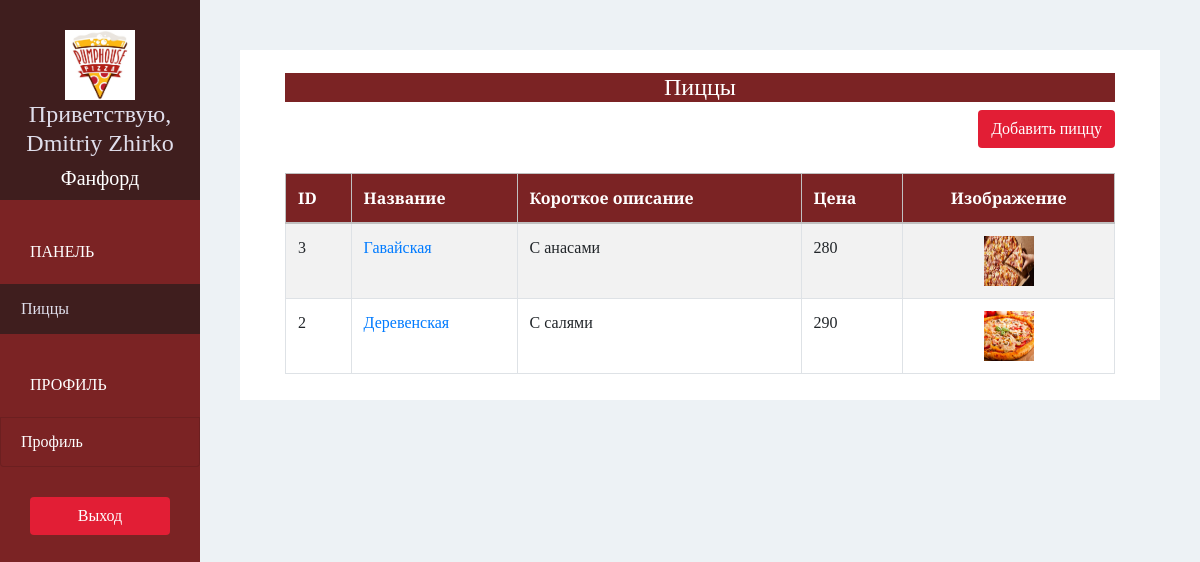
Screenshot of /pizzashop/pizza/ (signed in) with the database file from the repository.
### pizzashop/models.py (models this page shows, shortened)
class PizzaShop(models.Model):
    owner = models.OneToOneField(User, on_delete=models.CASCADE, related_name='pizzashop')
    name = models.CharField(max_length=30, verbose_name='Имя')
    phone = models.CharField(max_length=30, verbose_name='Телефон')
    address = models.CharField(max_length=30, verbose_name='Адрес')
    logo = models.ImageField(upload_to='pizzashop_logo/', blank=False, verbose_name='Логотип:')

class Pizza(models.Model):
    pizzashop = models.ForeignKey(PizzaShop, on_delete=models.CASCADE)
    name = models.CharField(max_length=30,)
    short_description = models.CharField(max_length=100)
    image = models.ImageField(upload_to='pizza_imsges/', blank=False)
    price = models.IntegerField(default=0)

### pizzashop/views.py (the view)
# urls.py: re_path(r'^pizzashop/pizza/$', views.pizzashop_pizza, name='pizzashop-pizza'),
@login_required(login_url='/pizzashop/sign-in/')
def pizzashop_pizza(request):
    pizzas = Pizza.objects.filter(pizzashop=request.user.pizzashop).order_by('-id')
    return render(request, 'pizzashop/pizza.html', context={'pizzas': pizzas})

### pizzashop/templates/pizzashop/pizza.html
{% extends 'pizzashop/base.html' %}
{% block page %}
<div class="my-container">
    <div class="container">
        <div class="row margin-0">
            <div class="col-lg-12" >
                <div class="panel">
                    <div class="panel-heading bg-ruby">
                        <h4 class="panel-title text-center text-white">
                            Пиццы
                        </h4>
                    </div>
                    <div class="panel-body ">
                        <div class="text-right">
                            <a href="{% url 'pizzashop-add-pizza' %}" class="btn btn-red">Добавить пиццу</a>
                        </div>
                    </div>
                </div>
            </div>
            <div class="col-lg-12" id="pizzas">
                <table class="table table-bordered table-hover table-striped">
                    <thead>
                    <tr class="bg-ruby text-white">
                        <th>ID</th>
                        <th>Название</th>
                        <th>Короткое описание</th>
                        <th>Цена</th>
                        <th class="text-center">Изображение</th>
                    </tr>
                    </thead>
                    <tbody>
                    {% for pizza in pizzas %}
                        <tr>
                            <td scope="row">{{ pizza.id }}</td>
                            <td><a href="{% url 'pizzashop-edit-pizza' pizza.id %}">{{ pizza.name }}</a></td>
                            <td>{{ pizza.short_description }}</td>
                            <td>{{ pizza.price }}</td>
                            <td class="text-center"><img class="img-rounded"
                                                         src="{{MEDIA_URL}}{{ pizza.image }}"
                                                         width="50", height="50"></td>
                        </tr>
                    {% endfor %}
                    </tbody>
                </table>
            </div>
        </div>
    </div>
</div>
{% endblock %}

### pizzashop/templates/pizzashop/base.html (shortened to what this page needs)
{% extends 'base.html' %}
{% block sidebar %}
{% url 'pizzashop-pizza' as pizzashop_pizza_url %}
{% url 'pizzashop-account' as pizzashop_account_url %}
    <div class="text-center">
        <img class="img-circle" src="{{ MEDIA_URL }}{{ request.user.pizzashop.logo }}" alt="" width="70" height="70">
        <h4>Приветствую, {{ request.user.get_full_name }}</h4>
        <h5>{{ request.user.pizzashop.name }}</h5>
    </div>
    <div class="list-group">
        <span class="text-uppercase">Панель</span>
        <a href="{% url 'pizzashop-pizza' %}"
           class="list-group-item {% if request.path == pizzashop_pizza_url %} active{% endif %}">Пиццы</a>
        <span class="text-uppercase">Профиль</span>
        <a href="{% url 'pizzashop-account' %}"
           class="list-group-item {% if request.path == pizzashop_account_url %} active {% endif %}">
            Профиль</a>
    </div>
    <div class="text-center">
        <a href="{% url 'sign-out' %}?next={{ request.path }}" class="btn btn-red">Выход</a>
    </div>
{% endblock %}

### pizzashop/templates/base.html (shortened to what this page needs)
{% load staticfiles %}
<!DOCTYPE html>
<html lang="en">
<head>
    <link rel="stylesheet" href="https://stackpath.bootstrapcdn.com/bootstrap/4.3.1/css/bootstrap.min.css">
    <link rel="stylesheet" href="{% static 'css/style.css' %}">
</head>
<body>
    <div class="container-fluid">
        <div class="row">
            <div class="col-lg-2 col-md-2 col-sm-2 sidebar">
               {% block sidebar %}{% endblock %}
            </div>
            <div class="col-lg-10 offset-lg-2 col-md-10 offset-md-2 col-sm-10 offset-sm-2 content">
               {% block page %}{% endblock %}
            </div>
    </div>
</body>
</html>

### pizzashop/static/css/style.css (style rules this page uses)
body { font-family: 'Playfair Display', serif; padding-top: 50px; background-color: #EDF2F5; overflow: auto; }
.bg-ruby { background-color : #7B2324; }
.margin-0 { margin: 0; }
.text-white { color: white; }
.btn-red { color: white; background-color: #E21E35; }
.sidebar { height: 100vh; position: fixed; top: 0; padding: 0; left: 0; background-color: #7B2324; overflow: auto; }
.sidebar >div:first-child { padding: 30px 0 10px; font-weight: bold; font-size: 14px; background-color: #3F1E1E; }
.sidebar > div:first-child > h4 { color: #e0deeb; }
.sidebar > div:first-child > h5 { color: #fff; margin: 0; }
.sidebar .list-group { padding: 0; background-color: #7B2324; }
.sidebar .list-group > span { color: white; display: block; margin-top: 20px; padding: 20px 30px; font-size: 16px; font-weight: 300; }
.sidebar .list-group .list-group-item.active, .sidebar .list-group .list-group-item:hover { background-color: #3F1E1E; color: #e0deeb; border-color: transparent; }
.list-group-item { background-color: #7B2324; color: white; }
.sidebar > div:last-child { padding: 30px; }
.sidebar > div:last-child .btn { width: 100%; }
.my-container { background-color: white; padding: 3px 15px 10px 15px; }
.content { padding: 0 40px; }
.content .panel { border: none; }
.panel-title { margin-top: 20px; }
#pizzas { margin-top: 25px; }
.table > thead > tr > th, .table > thead > tr > td { vertical-align: middle; }
.table, .table > thead > tr > th { border-color: silver; }

### rows the page displays
Pizza: id "3", name "Гавайская", short_description "С анасами", price "280", image (picture)
Pizza: id "2", name "Деревенская", short_description "С салями", price "290", image (picture)

### other values shown
{{ request.user.get_full_name }} "Dmitriy Zhirko"
{{ request.user.pizzashop.name }} "Фанфорд"
